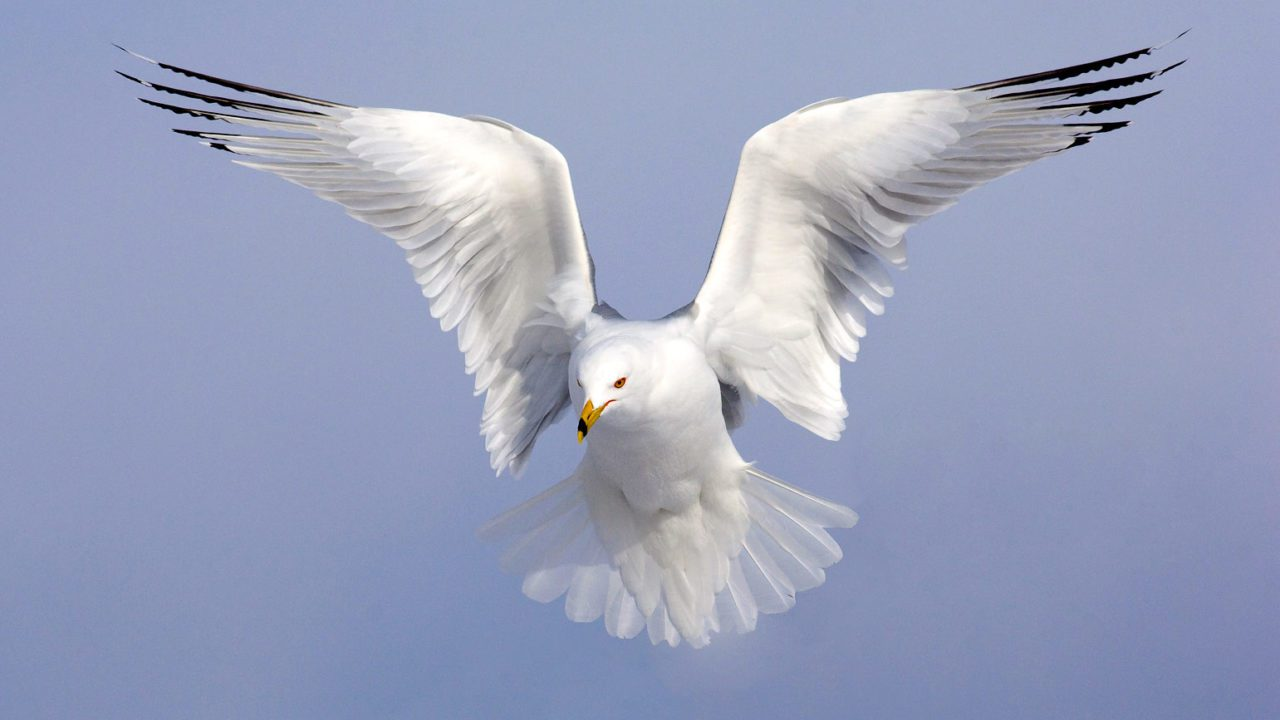
#> input picture assets/images/udaan.jpg, 1280 x 720 px
$ python threshold.py
#> lines starting #> are read from the running program, lines starting #| are printed output that depends on the picture; after the words box and inside, x2 and y2 are one past the last pixel; in counts of white or black regions, pixels touching at a corner belong together
from pathlib import Path

import cv2


PROJECT_ROOT = Path(__file__).resolve().parents[1]
img = cv2.imread(str(PROJECT_ROOT / 'assets' / 'images' / 'udaan.jpg'))
#> img is the input picture: shape (720, 1280, 3); mean B, G, R 188.8, 161.1, 153.1

img_gray = cv2.cvtColor(img, cv2.COLOR_BGR2GRAY)
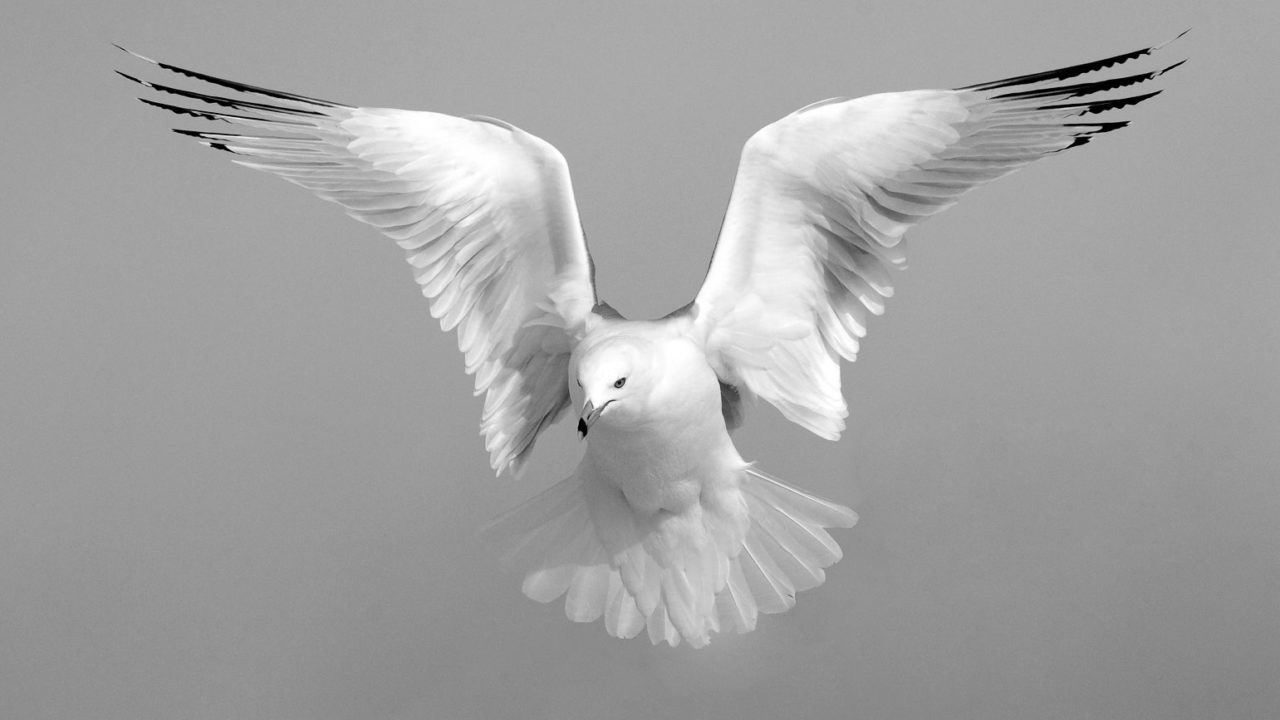
#> img_gray: shape (720, 1280); min 0, max 255, mean 161.9

adaptive_thresh = cv2.adaptiveThreshold(img_gray, 255, cv2.ADAPTIVE_THRESH_GAUSSIAN_C, cv2.THRESH_BINARY, 21, 30)
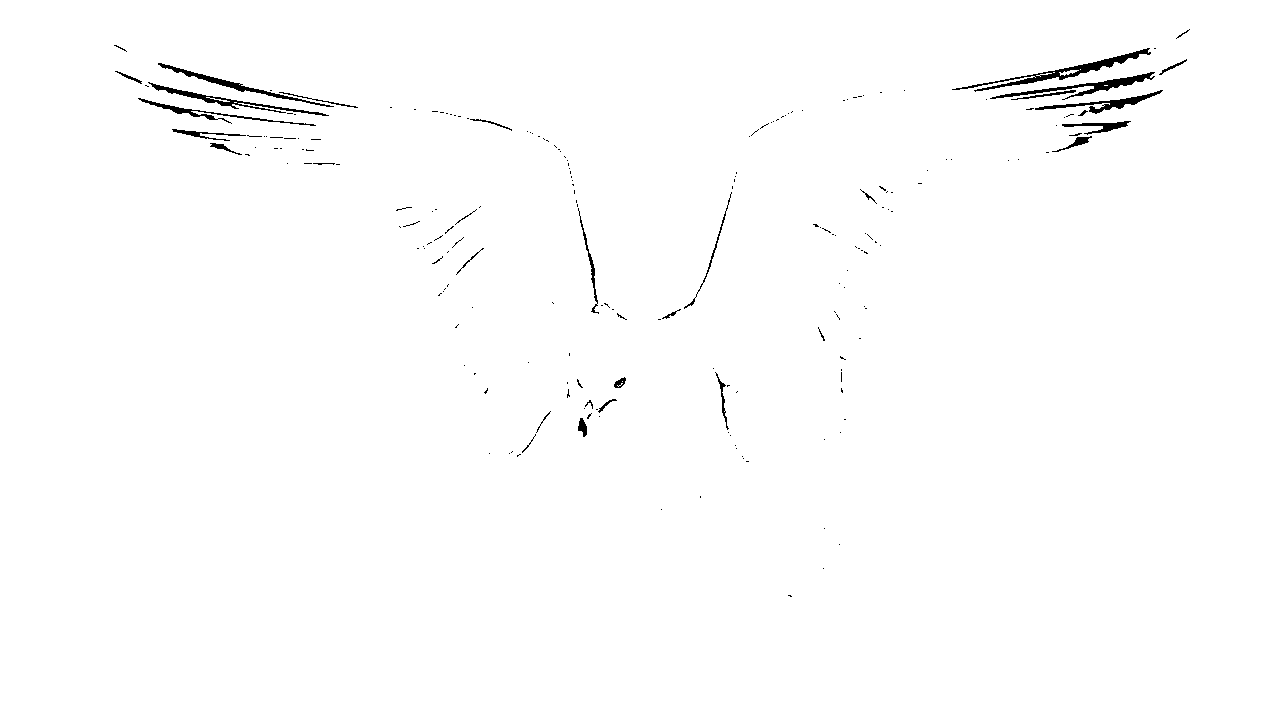
#> adaptive_thresh: shape (720, 1280); 99.2% white; 211 black regions (179 under 20 px), largest, box (x1, y1, x2, y2) and area: (952, 48, 1151, 92) 1149, (990, 72, 1155, 100) 829, (148, 82, 329, 116) 723
ret, simple_thresh = cv2.threshold(img_gray, 100, 255, cv2.THRESH_BINARY)
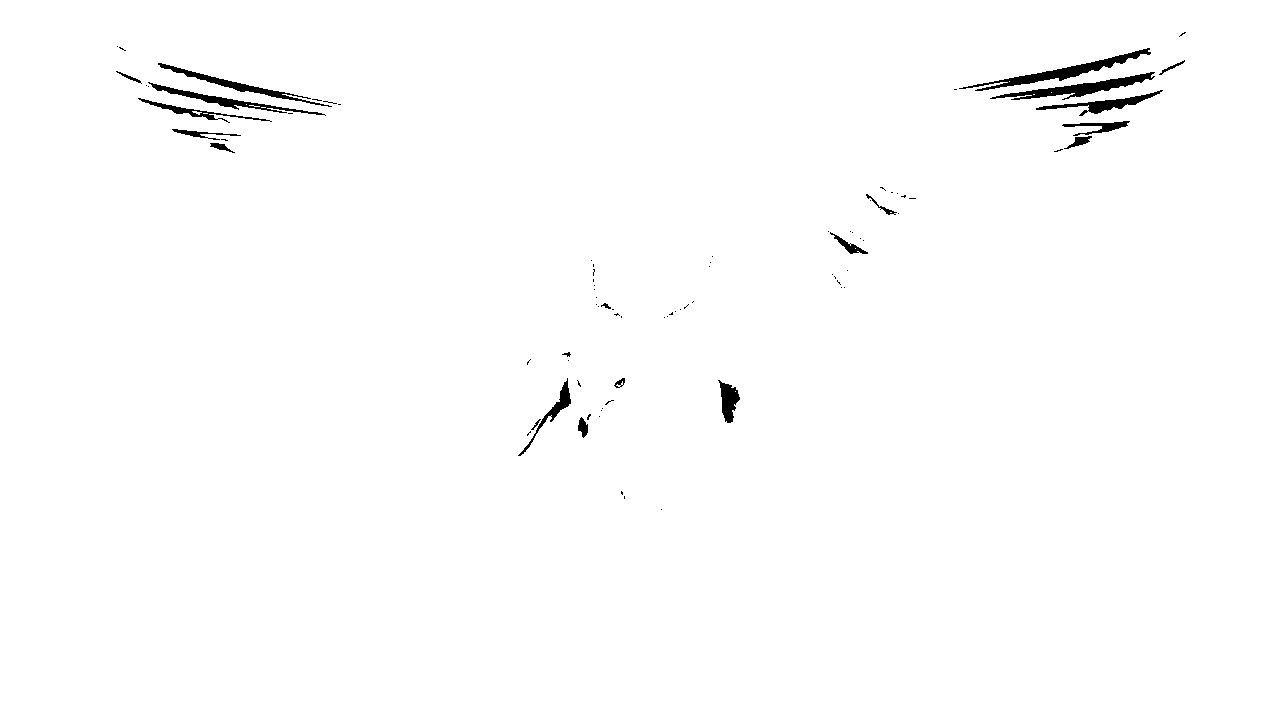
#> simple_thresh: shape (720, 1280); 99.1% white; 85 black regions (64 under 20 px), largest, box (x1, y1, x2, y2) and area: (959, 48, 1151, 91) 1379, (990, 72, 1155, 100) 1269, (158, 63, 332, 107) 883


cv2.imshow('img', img)
cv2.imshow('adaptive_thresh', adaptive_thresh)
cv2.imshow('simple_thresh', simple_thresh)
cv2.waitKey(0)

$ run again, with assets/images/marssurface.jpg copied over assets/images/udaan.jpg
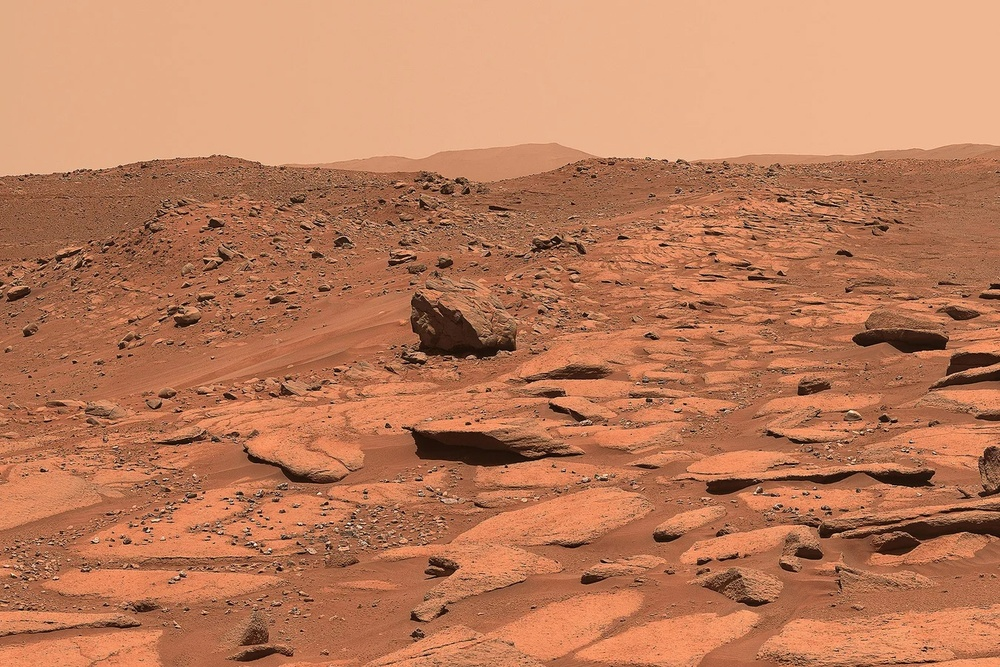
#> input picture assets/images/marssurface.jpg, 1000 x 667 px, shrunk from 1350 x 900 before the run
#> img is the input picture: shape (667, 1000, 3); mean B, G, R 91.6, 124.9, 188
#> `adaptive_thresh = cv2.adaptiveThreshold(img_gray, 255, cv2.ADAPTIVE_TH..`:
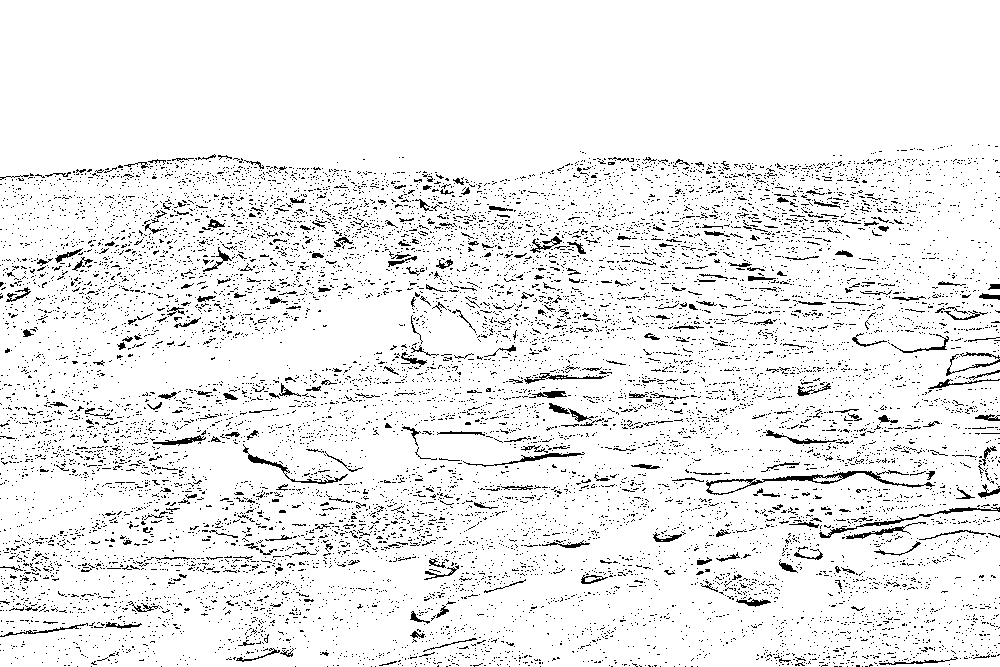
#> adaptive_thresh: shape (667, 1000); 92.9% white; black in thin lines or dots, all inside (x1, y1, x2, y2) = (0, 144, 1000, 667)
#> `ret, simple_thresh = cv2.threshold(img_gray, 100, 255, cv2.THRESH_BINA..`:
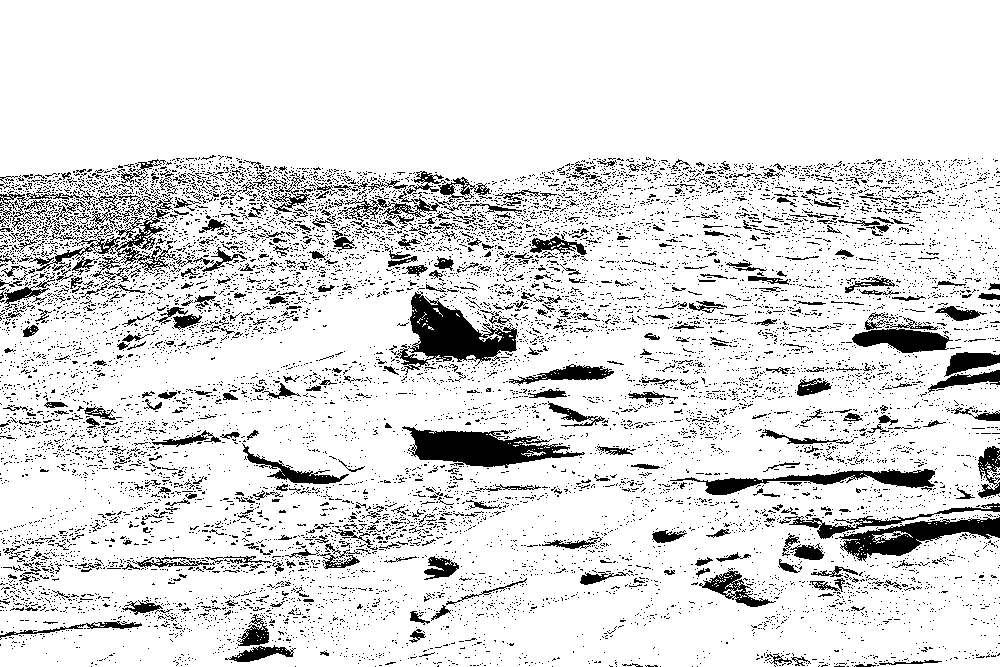
#> simple_thresh: shape (667, 1000); 87.1% white; 11250 black regions (10740 under 20 px), largest, box (x1, y1, x2, y2) and area: (397, 291, 518, 375) 4261, (402, 426, 585, 468) 3976, (839, 517, 1000, 562) 2964
